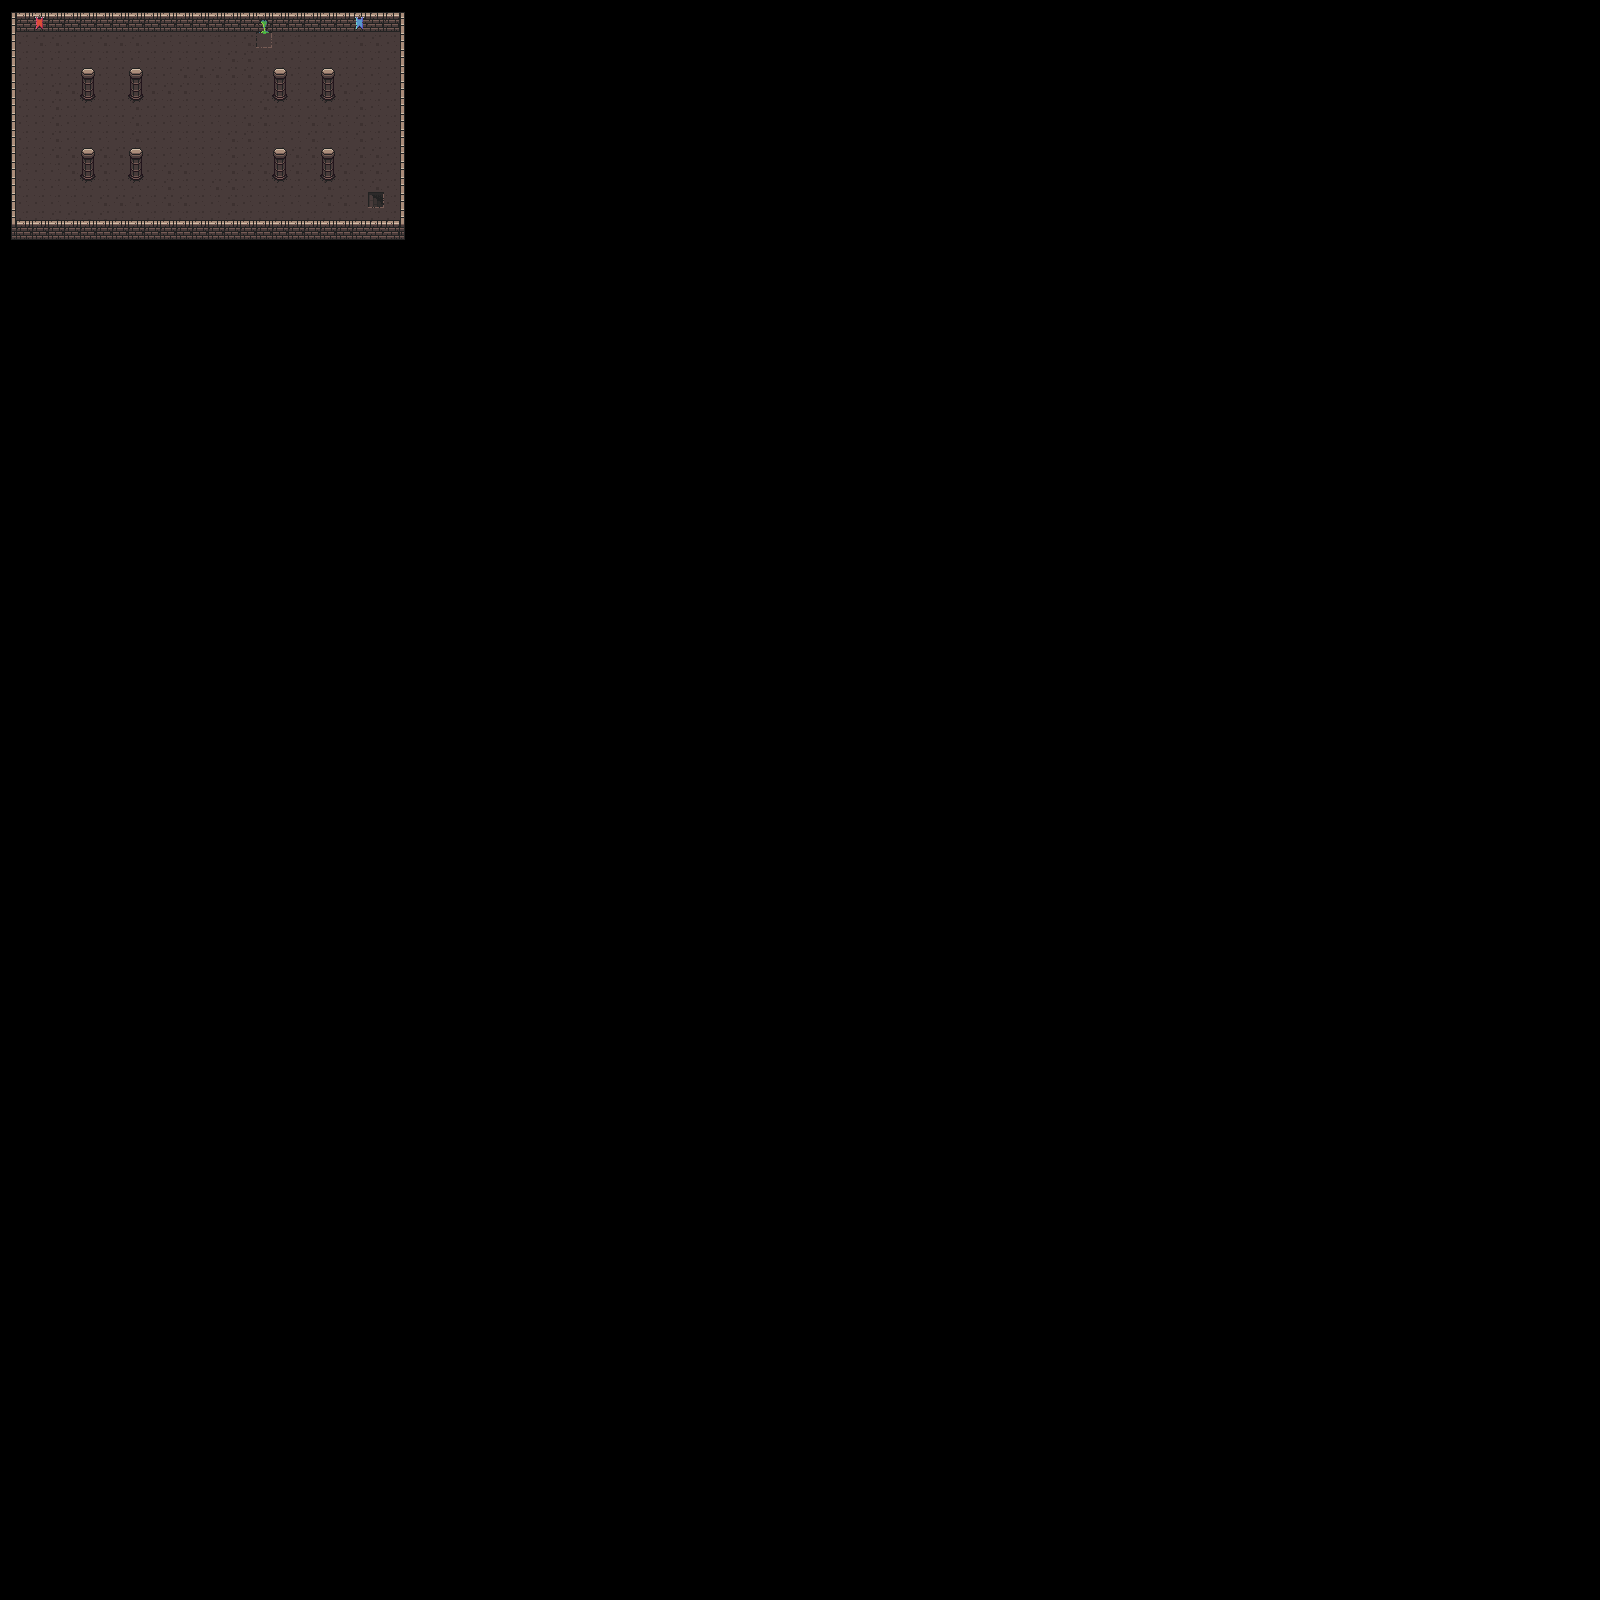

Below is a game level as drawn by its tile map, then a one-line description and the .tmx that defines it (tile-layer data replaced by summaries):
An orthogonal 100x100 tile map with 16x16 px tiles, 3 tile layers (ground, ground2, walls) and 1 object.

<map version="1.9" tiledversion="1.9.2" orientation="orthogonal" renderorder="right-down" width="100" height="100" tilewidth="16" tileheight="16" infinite="0" nextlayerid="5" nextobjectid="2">
 <tileset firstgid="1" name="dungeon" tilewidth="16" tileheight="16" tilecount="160" columns="10">
  <image source="../public/tiles/dungeon_tiles.png" width="160" height="256" />
  <tile id="0">
   <properties>
    <property name="collides" type="bool" value="false" />
   </properties>
  </tile>
  <tile id="1">
   <properties>
    <property name="collides" type="bool" value="false" />
   </properties>
  </tile>
  <tile id="2">
   <properties>
    <property name="collides" type="bool" value="false" />
   </properties>
  </tile>
  <tile id="3">
   <properties>
    <property name="collides" type="bool" value="false" />
   </properties>
  </tile>
  <tile id="4">
   <properties>
    <property name="collides" type="bool" value="false" />
   </properties>
  </tile>
  <tile id="5">
   <properties>
    <property name="collides" type="bool" value="false" />
   </properties>
  </tile>
  <tile id="6">
   <properties>
    <property name="collides" type="bool" value="false" />
   </properties>
  </tile>
  <tile id="7">
   <properties>
    <property name="collides" type="bool" value="false" />
   </properties>
  </tile>
  <tile id="8">
   <properties>
    <property name="collides" type="bool" value="false" />
   </properties>
  </tile>
  <tile id="10">
   <properties>
    <property name="collides" type="bool" value="false" />
   </properties>
  </tile>
  <tile id="11">
   <properties>
    <property name="collides" type="bool" value="true" />
   </properties>
  </tile>
  <tile id="12">
   <properties>
    <property name="collides" type="bool" value="true" />
   </properties>
  </tile>
  <tile id="13">
   <properties>
    <property name="collides" type="bool" value="true" />
   </properties>
  </tile>
  <tile id="14">
   <properties>
    <property name="collides" type="bool" value="true" />
   </properties>
  </tile>
  <tile id="15">
   <properties>
    <property name="collides" type="bool" value="false" />
   </properties>
  </tile>
  <tile id="16">
   <properties>
    <property name="collides" type="bool" value="false" />
   </properties>
  </tile>
  <tile id="17">
   <properties>
    <property name="collides" type="bool" value="false" />
   </properties>
  </tile>
  <tile id="18">
   <properties>
    <property name="collides" type="bool" value="false" />
   </properties>
  </tile>
  <tile id="20">
   <properties>
    <property name="collides" type="bool" value="false" />
   </properties>
  </tile>
  <tile id="21">
   <properties>
    <property name="collides" type="bool" value="false" />
   </properties>
  </tile>
  <tile id="22">
   <properties>
    <property name="collides" type="bool" value="false" />
   </properties>
  </tile>
  <tile id="23">
   <properties>
    <property name="collides" type="bool" value="false" />
   </properties>
  </tile>
  <tile id="24">
   <properties>
    <property name="collides" type="bool" value="false" />
   </properties>
  </tile>
  <tile id="25">
   <properties>
    <property name="collides" type="bool" value="false" />
   </properties>
  </tile>
  <tile id="26">
   <properties>
    <property name="collides" type="bool" value="false" />
   </properties>
  </tile>
  <tile id="27">
   <properties>
    <property name="collides" type="bool" value="false" />
   </properties>
  </tile>
  <tile id="28">
   <properties>
    <property name="collides" type="bool" value="false" />
   </properties>
  </tile>
  <tile id="30">
   <properties>
    <property name="collides" type="bool" value="false" />
   </properties>
  </tile>
  <tile id="31">
   <properties>
    <property name="collides" type="bool" value="false" />
   </properties>
  </tile>
  <tile id="32">
   <properties>
    <property name="collides" type="bool" value="false" />
   </properties>
  </tile>
  <tile id="33">
   <properties>
    <property name="collides" type="bool" value="false" />
   </properties>
  </tile>
  <tile id="34">
   <properties>
    <property name="collides" type="bool" value="false" />
   </properties>
  </tile>
  <tile id="35">
   <properties>
    <property name="collides" type="bool" value="false" />
   </properties>
  </tile>
  <tile id="36">
   <properties>
    <property name="collides" type="bool" value="false" />
   </properties>
  </tile>
  <tile id="37">
   <properties>
    <property name="collides" type="bool" value="false" />
   </properties>
  </tile>
  <tile id="38">
   <properties>
    <property name="collides" type="bool" value="false" />
   </properties>
  </tile>
  <tile id="40">
   <properties>
    <property name="collides" type="bool" value="false" />
   </properties>
  </tile>
  <tile id="41">
   <properties>
    <property name="collides" type="bool" value="false" />
   </properties>
  </tile>
  <tile id="42">
   <properties>
    <property name="collides" type="bool" value="false" />
   </properties>
  </tile>
  <tile id="43">
   <properties>
    <property name="collides" type="bool" value="false" />
   </properties>
  </tile>
  <tile id="44">
   <properties>
    <property name="collides" type="bool" value="false" />
   </properties>
  </tile>
  <tile id="45">
   <properties>
    <property name="collides" type="bool" value="false" />
   </properties>
  </tile>
  <tile id="46">
   <properties>
    <property name="collides" type="bool" value="false" />
   </properties>
  </tile>
  <tile id="47">
   <properties>
    <property name="collides" type="bool" value="false" />
   </properties>
  </tile>
  <tile id="48">
   <properties>
    <property name="collides" type="bool" value="false" />
   </properties>
  </tile>
  <tile id="50">
   <properties>
    <property name="collides" type="bool" value="false" />
   </properties>
  </tile>
  <tile id="51">
   <properties>
    <property name="collides" type="bool" value="false" />
   </properties>
  </tile>
  <tile id="52">
   <properties>
    <property name="collides" type="bool" value="false" />
   </properties>
  </tile>
  <tile id="53">
   <properties>
    <property name="collides" type="bool" value="false" />
   </properties>
  </tile>
  <tile id="54">
   <properties>
    <property name="collides" type="bool" value="false" />
   </properties>
  </tile>
  <tile id="55">
   <properties>
    <property name="collides" type="bool" value="false" />
   </properties>
  </tile>
  <tile id="56">
   <properties>
    <property name="collides" type="bool" value="false" />
   </properties>
  </tile>
  <tile id="57">
   <properties>
    <property name="collides" type="bool" value="false" />
   </properties>
  </tile>
  <tile id="58">
   <properties>
    <property name="collides" type="bool" value="false" />
   </properties>
  </tile>
  <tile id="60">
   <properties>
    <property name="collides" type="bool" value="false" />
   </properties>
  </tile>
  <tile id="61">
   <properties>
    <property name="collides" type="bool" value="false" />
   </properties>
  </tile>
  <tile id="62">
   <properties>
    <property name="collides" type="bool" value="false" />
   </properties>
  </tile>
  <tile id="63">
   <properties>
    <property name="collides" type="bool" value="false" />
   </properties>
  </tile>
  <tile id="64">
   <properties>
    <property name="collides" type="bool" value="false" />
   </properties>
  </tile>
  <tile id="65">
   <properties>
    <property name="collides" type="bool" value="true" />
   </properties>
  </tile>
  <tile id="66">
   <properties>
    <property name="collides" type="bool" value="true" />
   </properties>
  </tile>
  <tile id="67">
   <properties>
    <property name="collides" type="bool" value="false" />
   </properties>
  </tile>
  <tile id="68">
   <properties>
    <property name="collides" type="bool" value="false" />
   </properties>
  </tile>
  <tile id="70">
   <properties>
    <property name="collides" type="bool" value="false" />
   </properties>
  </tile>
  <tile id="71">
   <properties>
    <property name="collides" type="bool" value="false" />
   </properties>
  </tile>
  <tile id="72">
   <properties>
    <property name="collides" type="bool" value="false" />
   </properties>
  </tile>
  <tile id="73">
   <properties>
    <property name="collides" type="bool" value="false" />
   </properties>
  </tile>
  <tile id="74">
   <properties>
    <property name="collides" type="bool" value="false" />
   </properties>
  </tile>
  <tile id="75">
   <properties>
    <property name="collides" type="bool" value="false" />
   </properties>
  </tile>
  <tile id="76">
   <properties>
    <property name="collides" type="bool" value="false" />
   </properties>
  </tile>
  <tile id="77">
   <properties>
    <property name="collides" type="bool" value="false" />
   </properties>
  </tile>
  <tile id="78">
   <properties>
    <property name="collides" type="bool" value="false" />
   </properties>
  </tile>
  <tile id="80">
   <properties>
    <property name="collides" type="bool" value="true" />
   </properties>
  </tile>
  <tile id="81">
   <properties>
    <property name="collides" type="bool" value="true" />
   </properties>
  </tile>
  <tile id="82">
   <properties>
    <property name="collides" type="bool" value="false" />
   </properties>
  </tile>
  <tile id="83">
   <properties>
    <property name="collides" type="bool" value="false" />
   </properties>
  </tile>
  <tile id="84">
   <properties>
    <property name="collides" type="bool" value="false" />
   </properties>
  </tile>
  <tile id="85">
   <properties>
    <property name="collides" type="bool" value="false" />
   </properties>
  </tile>
  <tile id="86">
   <properties>
    <property name="collides" type="bool" value="false" />
   </properties>
  </tile>
  <tile id="87">
   <properties>
    <property name="collides" type="bool" value="false" />
   </properties>
  </tile>
  <tile id="88">
   <properties>
    <property name="collides" type="bool" value="false" />
   </properties>
  </tile>
  <tile id="90">
   <properties>
    <property name="collides" type="bool" value="true" />
   </properties>
  </tile>
  <tile id="91">
   <properties>
    <property name="collides" type="bool" value="true" />
   </properties>
  </tile>
  <tile id="92">
   <properties>
    <property name="collides" type="bool" value="false" />
   </properties>
  </tile>
  <tile id="93">
   <properties>
    <property name="collides" type="bool" value="false" />
   </properties>
  </tile>
  <tile id="94">
   <properties>
    <property name="collides" type="bool" value="false" />
   </properties>
  </tile>
  <tile id="95">
   <properties>
    <property name="collides" type="bool" value="false" />
   </properties>
  </tile>
  <tile id="96">
   <properties>
    <property name="collides" type="bool" value="false" />
   </properties>
  </tile>
  <tile id="97">
   <properties>
    <property name="collides" type="bool" value="false" />
   </properties>
  </tile>
  <tile id="98">
   <properties>
    <property name="collides" type="bool" value="false" />
   </properties>
  </tile>
  <tile id="100">
   <properties>
    <property name="collides" type="bool" value="false" />
   </properties>
  </tile>
  <tile id="101">
   <properties>
    <property name="collides" type="bool" value="false" />
   </properties>
  </tile>
  <tile id="102">
   <properties>
    <property name="collides" type="bool" value="true" />
   </properties>
  </tile>
  <tile id="103">
   <properties>
    <property name="collides" type="bool" value="true" />
   </properties>
  </tile>
  <tile id="104">
   <properties>
    <property name="collides" type="bool" value="false" />
   </properties>
  </tile>
  <tile id="105">
   <properties>
    <property name="collides" type="bool" value="false" />
   </properties>
  </tile>
  <tile id="106">
   <properties>
    <property name="collides" type="bool" value="false" />
   </properties>
  </tile>
  <tile id="107">
   <properties>
    <property name="collides" type="bool" value="false" />
   </properties>
  </tile>
  <tile id="108">
   <properties>
    <property name="collides" type="bool" value="false" />
   </properties>
  </tile>
  <tile id="110">
   <properties>
    <property name="collides" type="bool" value="false" />
   </properties>
  </tile>
  <tile id="111">
   <properties>
    <property name="collides" type="bool" value="false" />
   </properties>
  </tile>
  <tile id="112">
   <properties>
    <property name="collides" type="bool" value="false" />
   </properties>
  </tile>
  <tile id="113">
   <properties>
    <property name="collides" type="bool" value="false" />
   </properties>
  </tile>
  <tile id="114">
   <properties>
    <property name="collides" type="bool" value="false" />
   </properties>
  </tile>
  <tile id="115">
   <properties>
    <property name="collides" type="bool" value="false" />
   </properties>
  </tile>
  <tile id="116">
   <properties>
    <property name="collides" type="bool" value="false" />
   </properties>
  </tile>
  <tile id="117">
   <properties>
    <property name="collides" type="bool" value="false" />
   </properties>
  </tile>
  <tile id="118">
   <properties>
    <property name="collides" type="bool" value="false" />
   </properties>
  </tile>
  <tile id="120">
   <properties>
    <property name="collides" type="bool" value="false" />
   </properties>
  </tile>
  <tile id="121">
   <properties>
    <property name="collides" type="bool" value="false" />
   </properties>
  </tile>
  <tile id="122">
   <properties>
    <property name="collides" type="bool" value="false" />
   </properties>
  </tile>
  <tile id="123">
   <properties>
    <property name="collides" type="bool" value="false" />
   </properties>
  </tile>
  <tile id="124">
   <properties>
    <property name="collides" type="bool" value="false" />
   </properties>
  </tile>
  <tile id="125">
   <properties>
    <property name="collides" type="bool" value="false" />
   </properties>
  </tile>
  <tile id="126">
   <properties>
    <property name="collides" type="bool" value="false" />
   </properties>
  </tile>
  <tile id="127">
   <properties>
    <property name="collides" type="bool" value="false" />
   </properties>
  </tile>
  <tile id="128">
   <properties>
    <property name="collides" type="bool" value="false" />
   </properties>
  </tile>
  <tile id="130">
   <properties>
    <property name="collides" type="bool" value="false" />
   </properties>
  </tile>
  <tile id="131">
   <properties>
    <property name="collides" type="bool" value="false" />
   </properties>
  </tile>
  <tile id="132">
   <properties>
    <property name="collides" type="bool" value="false" />
   </properties>
  </tile>
  <tile id="133">
   <properties>
    <property name="collides" type="bool" value="false" />
   </properties>
  </tile>
  <tile id="134">
   <properties>
    <property name="collides" type="bool" value="false" />
   </properties>
  </tile>
  <tile id="135">
   <properties>
    <property name="collides" type="bool" value="false" />
   </properties>
  </tile>
  <tile id="136">
   <properties>
    <property name="collides" type="bool" value="false" />
   </properties>
  </tile>
  <tile id="137">
   <properties>
    <property name="collides" type="bool" value="false" />
   </properties>
  </tile>
  <tile id="138">
   <properties>
    <property name="collides" type="bool" value="false" />
   </properties>
  </tile>
  <tile id="140">
   <properties>
    <property name="collides" type="bool" value="false" />
   </properties>
  </tile>
  <tile id="141">
   <properties>
    <property name="collides" type="bool" value="false" />
   </properties>
  </tile>
  <tile id="142">
   <properties>
    <property name="collides" type="bool" value="false" />
   </properties>
  </tile>
  <tile id="143">
   <properties>
    <property name="collides" type="bool" value="false" />
   </properties>
  </tile>
  <tile id="144">
   <properties>
    <property name="collides" type="bool" value="false" />
   </properties>
  </tile>
  <tile id="145">
   <properties>
    <property name="collides" type="bool" value="false" />
   </properties>
  </tile>
  <tile id="146">
   <properties>
    <property name="collides" type="bool" value="false" />
   </properties>
  </tile>
  <tile id="147">
   <properties>
    <property name="collides" type="bool" value="false" />
   </properties>
  </tile>
  <tile id="148">
   <properties>
    <property name="collides" type="bool" value="false" />
   </properties>
  </tile>
 </tileset>
 <layer id="2" name="ground" width="100" height="100">
  <data>[10000 cells, 312 non-empty, 2 distinct tile ids]</data>
 </layer>
 <layer id="3" name="ground2" width="100" height="100">
  <data>[10000 cells, 26 non-empty, 5 distinct tile ids]</data>
 </layer>
 <objectgroup id="4" name="stairs1">
  <object id="1" x="371.375" y="195.25" width="10" height="10">
   <properties>
    <property name="stairs" value="level2" />
   </properties>
  </object>
 </objectgroup>
 <layer id="1" name="walls" width="100" height="100">
  <data>[10000 cells, 126 non-empty, 15 distinct tile ids]</data>
 </layer>
</map>
